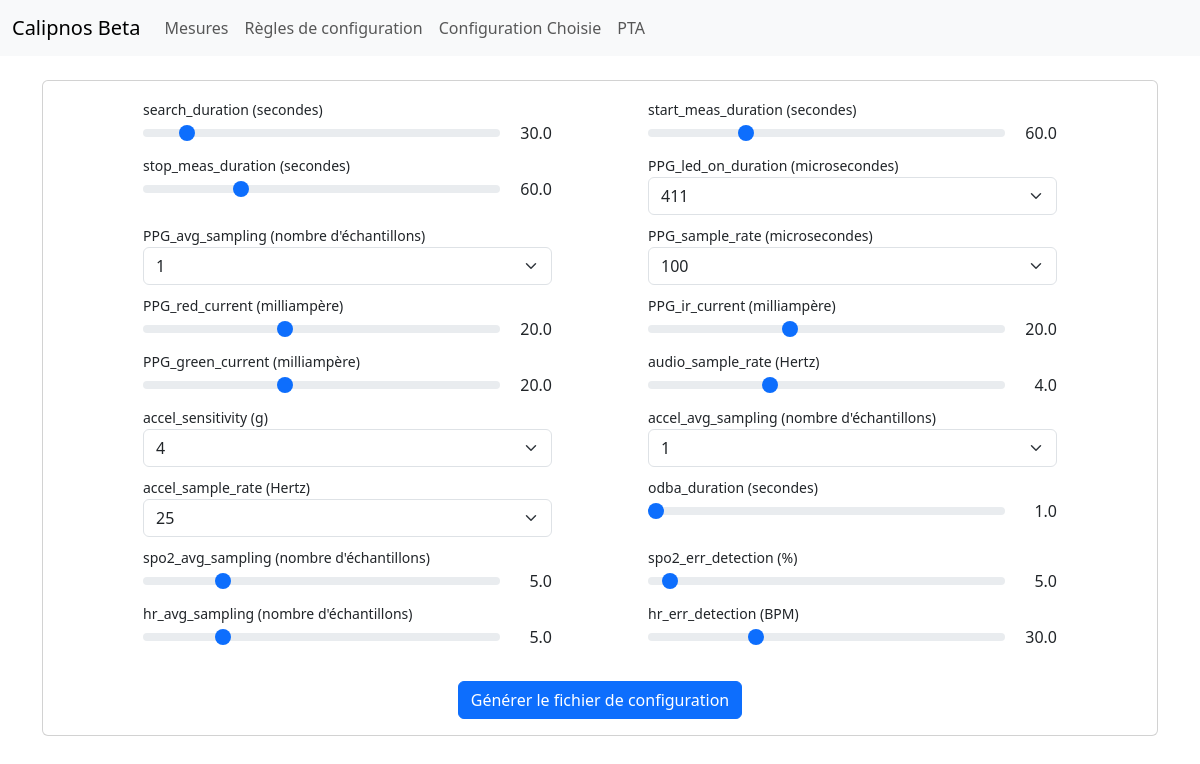
Screenshot of /client/pta/ with the database file from the repository.
### client/models.py (models this page shows)
class DeviceConfigurationParameterName(models.Model):
    id = models.AutoField(primary_key=True)
    name = models.CharField(max_length=255)
    range = models.JSONField()
    quantum = models.FloatField()
    default_value = models.FloatField()
    unit = models.CharField(max_length=255, blank=True, null=True)

### client/views/pta_view.py (the view)
# urls.py: path('client/pta/', client_views.pta, name='pta'),
def pta(request):
    device_params_selection = db_manager.get_device_configurations_selection()
    queryset = device_params_selection.values()
    for item in queryset:
        print(item)
    return render(request, 'client/pta.html', {'device_params_selection': device_params_selection})

### client/db_utils/manager.py (called while the page is built)
def get_device_configurations_selection():
    parameters = DeviceConfigurationParameterName.objects.all()
    return parameters

### templates/client/pta.html (shortened to what this page needs)
{% extends './base.html' %}
{% block content %}
<div class="card">
    <div class="card-body">
        <div class="mx-5">
            <form id="config-form">
                <div class="row">
                    {% for param in device_params_selection %}
                    <div class="col-md-6 mb-2 px-5">
                        <label for="param_{{ forloop.counter }}" class="form-label mb-0"><small>{{ param.name }} ({{param.unit}})</small></label>
                        {% if param.range.type == 'int' %}
                        <div class="d-flex align-items-center">
                            <input type="range" class="form-range"
                                id="{{ param.id }}"
                                data-param-name="{{ param.name }}"
                                name="device_param_{{ param.name }}"
                                min="{{ param.range.min }}"
                                max="{{ param.range.max }}"
                                value="{{ param.default_value }}"
                                step="{{ param.quantum }}"
                                oninput="updateRangeValue({{ forloop.counter }}, this.value)">
                            <span id="rangeValue_{{ forloop.counter }}" class="ms-2 range-value">{{ param.default_value }}</span>
                        </div>
                        {% elif param.range.type == 'selection' %}
                        <select class="form-select" id="{{ param.id }}" data-param-name="{{ param.name }}" name="device_param_{{ param.name }}">
                            {% for value in param.range.values %}
                            <option value="{{ value }}" {% if value == param.default_value %}selected{% endif %}>{{ value }}</option>
                            {% endfor %}
                        </select>
                        {% else %}
                        <p>Type de paramètre non supporté : {{ param.range.type }}</p>
                        {% endif %}
                    </div>
                    {% endfor %}
                </div>
                <div class="d-flex justify-content-center mt-4">
                    <button type="submit" class="btn btn-primary">Générer le fichier de configuration</button>
                </div>
            </form>
        </div>
    </div>
</div>
{% endblock %}

### templates/client/pta.html (style rules this page uses)
.range-value { display: inline-block; width: 50px; text-align: right; }

### rows the page displays
DeviceConfigurationParameterName: name "search_duration", unit "secondes", id "30", default_value "30.0"
DeviceConfigurationParameterName: name "start_meas_duration", unit "secondes", id "60", default_value "60.0"
DeviceConfigurationParameterName: name "stop_meas_duration", unit "secondes", id "60", default_value "60.0"
DeviceConfigurationParameterName: name "PPG_led_on_duration", unit "microsecondes", default_value+range+id "411"
DeviceConfigurationParameterName: name "PPG_avg_sampling", unit "nombre d'échantillons", default_value+range+id "1"
DeviceConfigurationParameterName: name "PPG_sample_rate", unit "microsecondes", default_value+range+id "100"
DeviceConfigurationParameterName: name "PPG_red_current", unit "milliampère", id "20", default_value "20.0"
DeviceConfigurationParameterName: name "PPG_ir_current", unit "milliampère", id "20", default_value "20.0"
DeviceConfigurationParameterName: name "PPG_green_current", unit "milliampère", id "20", default_value "20.0"
DeviceConfigurationParameterName: name "audio_sample_rate", unit "Hertz", id "4", default_value "4.0"
DeviceConfigurationParameterName: name "accel_sensitivity", unit "g", default_value+range+id "4"
DeviceConfigurationParameterName: name "accel_avg_sampling", unit "nombre d'échantillons", default_value+range+id "1"
DeviceConfigurationParameterName: name "accel_sample_rate", unit "Hertz", default_value+range+id "25"
DeviceConfigurationParameterName: name "odba_duration", unit "secondes", id "1", default_value "1.0"
DeviceConfigurationParameterName: name "spo2_avg_sampling", unit "nombre d'échantillons", id "5", default_value "5.0"
DeviceConfigurationParameterName: name "spo2_err_detection", unit "%", id "5", default_value "5.0"
DeviceConfigurationParameterName: name "hr_avg_sampling", unit "nombre d'échantillons", id "5", default_value "5.0"
DeviceConfigurationParameterName: name "hr_err_detection", unit "BPM", id "30", default_value "30.0"
